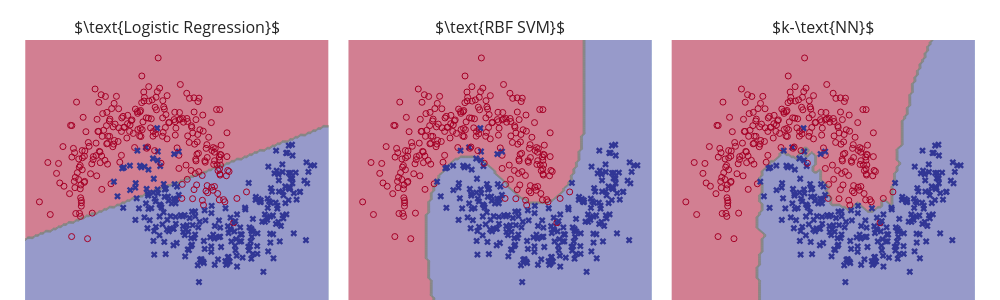

The notebook cell this image was saved under:
### Markdown cell above
### Plotting Decision Boundaries

### Code cell
symbols = np.array(["circle-open", "x"])
lims = np.array([X.min(axis=0), X.max(axis=0)]).T + np.array([-.2, .2])

fig = make_subplots(rows=1, cols=3, subplot_titles=model_names, horizontal_spacing = 0.01)
for i, m in enumerate(models):
    fig.add_traces([decision_surface(m.fit(X, y).predict, lims[0], lims[1], showscale=False),
                    go.Scatter(x=X[:,0], y=X[:,1], mode="markers", showlegend=False,
                               marker=dict(color=y, symbol=symbols[y], colorscale=[custom[0], custom[-1]]))], 
                   rows=1, cols=i+1)

fig.update_layout(width=1000, height=300).update_xaxes(visible=False).update_yaxes(visible=False)
fig.write_image(f"../figures/decision_boundary.png")
fig.show()
